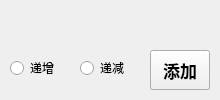
<?xml version="1.0" encoding="UTF-8"?>
<ui version="4.0">
 <class>newRailPoleFrm</class>
 <widget class="QWidget" name="newRailPoleFrm">
  <property name="geometry">
   <rect>
    <x>0</x>
    <y>0</y>
    <width>220</width>
    <height>100</height>
   </rect>
  </property>
  <property name="minimumSize">
   <size>
    <width>180</width>
    <height>100</height>
   </size>
  </property>
  <property name="maximumSize">
   <size>
    <width>220</width>
    <height>100</height>
   </size>
  </property>
  <property name="windowTitle">
   <string>Form</string>
  </property>
  <property name="styleSheet">
   <string notr="true">font: 900 13pt &quot;微软雅黑&quot;;</string>
  </property>
  <widget class="QRadioButton" name="rdbAdd">
   <property name="geometry">
    <rect>
     <x>10</x>
     <y>60</y>
     <width>71</width>
     <height>16</height>
    </rect>
   </property>
   <property name="text">
    <string>递增</string>
   </property>
  </widget>
  <widget class="softInputForm" name="wdgPoleNum" native="true">
   <property name="geometry">
    <rect>
     <x>0</x>
     <y>10</y>
     <width>201</width>
     <height>31</height>
    </rect>
   </property>
   <property name="styleSheet">
    <string notr="true">font: 900 12pt &quot;微软雅黑&quot;;</string>
   </property>
  </widget>
  <widget class="QPushButton" name="pbtnAddPole">
   <property name="geometry">
    <rect>
     <x>150</x>
     <y>50</y>
     <width>60</width>
     <height>40</height>
    </rect>
   </property>
   <property name="sizePolicy">
    <sizepolicy hsizetype="Preferred" vsizetype="Fixed">
     <horstretch>0</horstretch>
     <verstretch>0</verstretch>
    </sizepolicy>
   </property>
   <property name="minimumSize">
    <size>
     <width>60</width>
     <height>40</height>
    </size>
   </property>
   <property name="maximumSize">
    <size>
     <width>10000</width>
     <height>50</height>
    </size>
   </property>
   <property name="font">
    <font>
     <family>微软雅黑</family>
     <pointsize>13</pointsize>
     <weight>99</weight>
     <italic>false</italic>
     <bold>true</bold>
    </font>
   </property>
   <property name="text">
    <string>添加</string>
   </property>
  </widget>
  <widget class="QRadioButton" name="rdbReduce">
   <property name="geometry">
    <rect>
     <x>80</x>
     <y>60</y>
     <width>71</width>
     <height>16</height>
    </rect>
   </property>
   <property name="text">
    <string>递减</string>
   </property>
  </widget>
 </widget>
 <customwidgets>
  <customwidget>
   <class>softInputForm</class>
   <extends>QWidget</extends>
   <header location="global">softinputform.h</header>
   <container>1</container>
  </customwidget>
 </customwidgets>
 <resources/>
 <connections/>
</ui>
